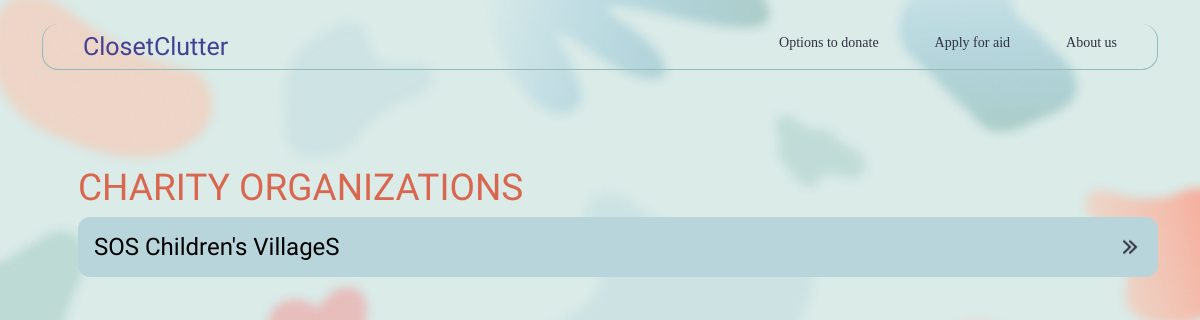
/charity/, run on an earlier commit of the app's database.
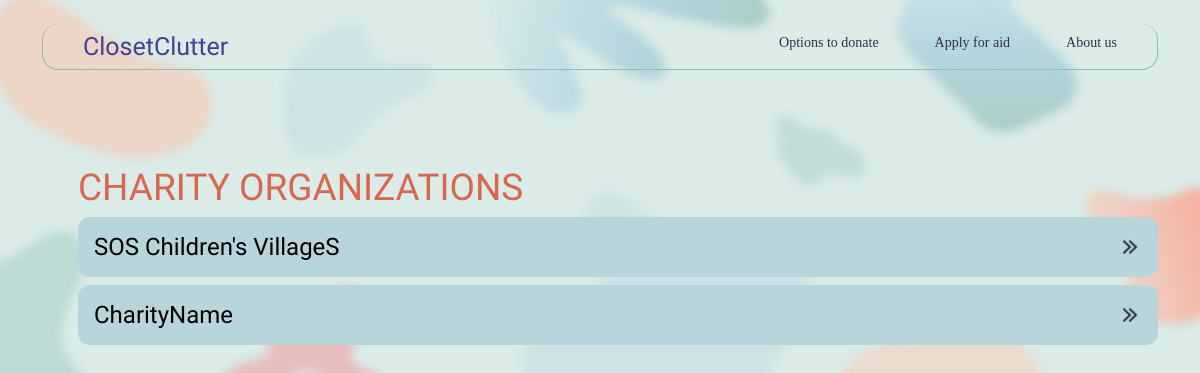
And on a later commit of the database.
### ClosetClutter/models.py (models this page shows, shortened)
class CharityOrg(models.Model):
    name = models.CharField(max_length=50)
    description = models.TextField()
    telephone = models.CharField(max_length=20)
    mail = models.EmailField(max_length=250)
    location = models.CharField(max_length=200)

### ClosetClutter/views.py (the view)
# urls.py: path('charity/', charityOrganization, name="charityOrganization"),
def charityOrganization(request):
    qs = CharityOrg.objects.all()  # Fetch all entries from the database
    context = {"charities": qs}
    return render(request, "charityOrganization.html", context=context)

### ClosetClutter/templates/charityOrganization.html (shortened to what this page needs)
{% extends "base_generic.html" %}
{% load static %}
{% block content %}
    <section class="mt-5">
        <div class="container ps-5">
            <h2 class="pt-5">Charity Organizations</h2>
            <ul class="list-unstyled">
                {% for charity in charities %}
                    <div class="align-items-center d-flex justify-content-between p-3">
                        <li class="name">{{ charity.name }}</li>
                        <a href="{% url 'charityDetails' charity.id %}">
                            <img src="{% static 'images/arrows.png' %}" alt="" style="width: 24px;height: 24px;">
                        </a>
                    </div>
                {% endfor %}
            </ul>
        </div>
    </section>
{% endblock %}

What changed in the data, as far as the page shows it:
added CharityOrg: name "CharityName"
